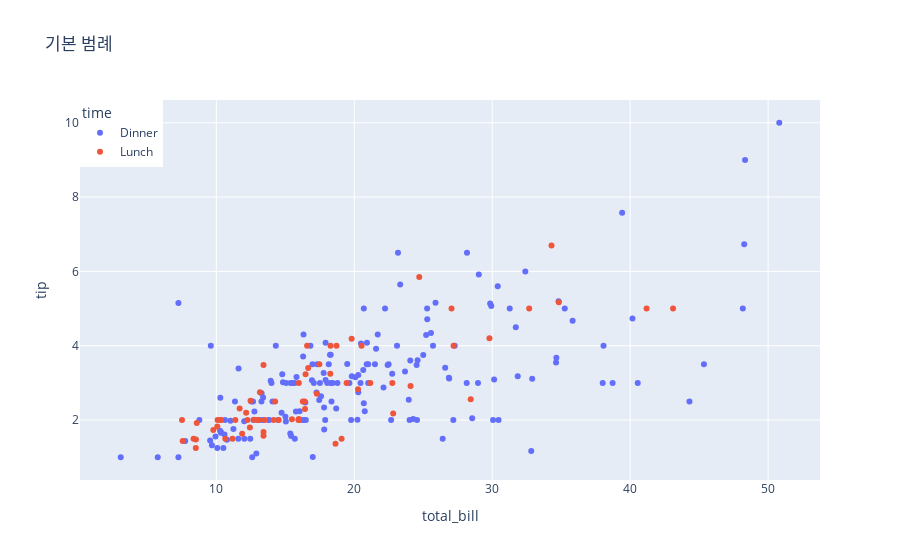

Notebook code cell kept with this figure:
### Code cell
fig.update_layout(legend=dict(x=0,y=1))

### Figure 1 — Plotly figure (JSON) as saved in the notebook; plotly's stock layout.template omitted (floating-point values rounded to 4 significant figures; data arrays with more than 128 entries replaced by an {"elided": "..."} marker saying what was removed)
{"data": [{"hovertemplate": "time=Dinner<br>total_bill=%{x}<br>tip=%{y}<extra></extra>", "legendgroup": "Dinner", "marker": {"color": "#636efa", "symbol": "circle"}, "mode": "markers", "name": "Dinner", "orientation": "v", "showlegend": true, "type": "scatter", "x": {"elided": "176 float values"}, "xaxis": "x", "y": {"elided": "176 float values"}, "yaxis": "y"}, {"hovertemplate": "time=Lunch<br>total_bill=%{x}<br>tip=%{y}<extra></extra>", "legendgroup": "Lunch", "marker": {"color": "#EF553B", "symbol": "circle"}, "mode": "markers", "name": "Lunch", "orientation": "v", "showlegend": true, "type": "scatter", "x": [27.2, 22.76, 17.29, 19.44, 16.66, 10.07, 32.68, 15.98, 34.83, 13.03, 18.28, 24.71, 21.16, 10.65, 12.43, 24.08, 11.69, 13.42, 14.26, 15.95, 12.48, 29.8, 8.52, 14.52, 11.38, 22.82, 19.08, 20.27, 11.17, 12.26, 18.26, 8.51, 10.33, 14.15, 16.0, 13.16, 17.47, 34.3, 41.19, 27.05, 16.43, 8.35, 18.64, 11.87, 9.78, 7.51, 19.81, 28.44, 15.48, 16.58, 7.56, 10.34, 43.11, 13.0, 13.51, 18.71, 12.74, 13.0, 16.4, 20.53, 16.47, 12.16, 13.42, 8.58, 15.98, 13.42, 16.27, 10.09], "xaxis": "x", "y": [4.0, 3.0, 2.71, 3.0, 3.4, 1.83, 5.0, 2.03, 5.17, 2.0, 4.0, 5.85, 3.0, 1.5, 1.8, 2.92, 2.31, 1.68, 2.5, 2.0, 2.52, 4.2, 1.48, 2.0, 2.0, 2.18, 1.5, 2.83, 1.5, 2.0, 3.25, 1.25, 2.0, 2.0, 2.0, 2.75, 3.5, 6.7, 5.0, 5.0, 2.3, 1.5, 1.36, 1.63, 1.73, 2.0, 4.19, 2.56, 2.02, 4.0, 1.44, 2.0, 5.0, 2.0, 2.0, 4.0, 2.01, 2.0, 2.5, 4.0, 3.23, 2.2, 3.48, 1.92, 3.0, 1.58, 2.5, 2.0], "yaxis": "y"}], "layout": {"legend": {"title": {"text": "time"}, "tracegroupgap": 0, "x": 0, "y": 1}, "title": {"text": "기본 범례"}, "xaxis": {"anchor": "y", "domain": [0, 1], "title": {"text": "total_bill"}}, "yaxis": {"anchor": "x", "domain": [0, 1], "title": {"text": "tip"}}}}
